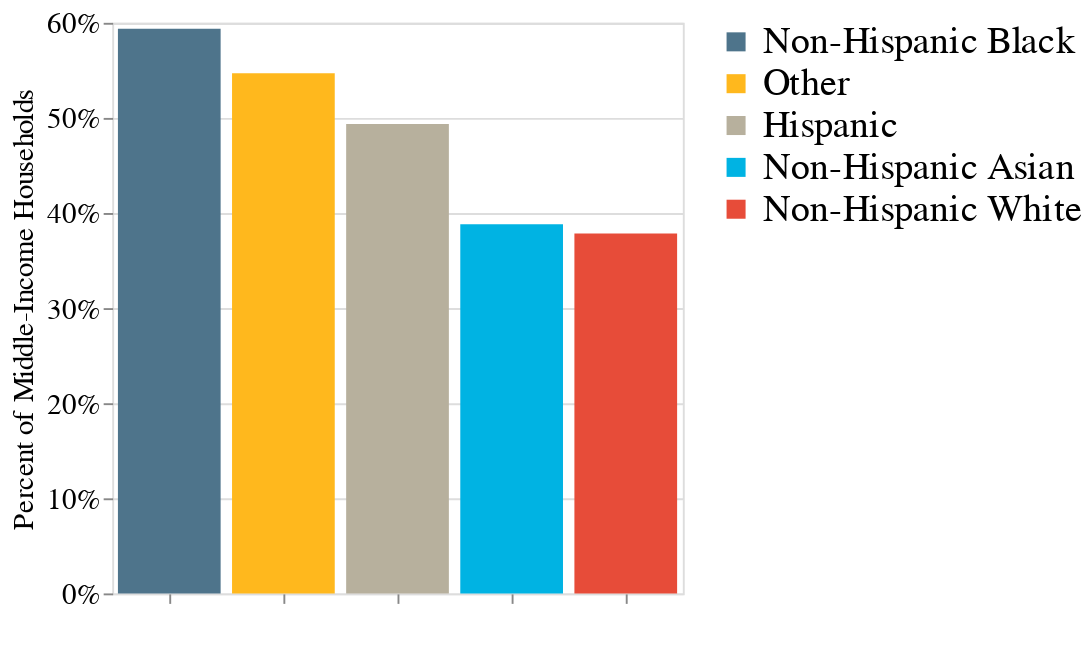

The cell this chart's notebook holds for it:
### Code cell
merged_AMI_mid_renter["percentage_for_chart"] = merged_AMI_mid_renter["percentage"]/100
alt.Chart(merged_AMI_mid_renter).mark_bar().encode(
    alt.X('Race_Coded:O',title=" ",sort="-y",axis=alt.Axis( labelAngle=-45,labels=False)),
    alt.Y('percentage_for_chart',title=["Percent of Middle-Income Households"],
          axis=alt.Axis(format='%')),
    color=alt.Color('Race_Coded:O',title="",scale=alt.Scale(domain=[
                        "Non-Hispanic Black","Other","Hispanic",
                        "Non-Hispanic Asian",
                        "Non-Hispanic White"],range=["#4E748B","#FFB81D",
"#B7B09D","#00B3E3","#E74C39"]))).configure_legend(direction="vertical",labelLimit= 0,titleLimit=0,titleFontSize=18,
labelFontSize=20,labelFont="Georgia",
titleFont="Georgia").configure_axis(domain=False,labelFont='Georgia',titleFont='Georgia',
titleFontWeight="normal",labelFontSize=15,titleFontSize=15).properties(width=300)

### Figure 1 — Vega-Lite specification as saved in the notebook (floating-point values rounded to 4 significant figures)
{"$schema": "https://vega.github.io/schema/vega-lite/v4.17.0.json", "config": {"axis": {"domain": false, "labelFont": "Georgia", "labelFontSize": 15, "titleFont": "Georgia", "titleFontSize": 15, "titleFontWeight": "normal"}, "legend": {"direction": "vertical", "labelFont": "Georgia", "labelFontSize": 20, "labelLimit": 0, "titleFont": "Georgia", "titleFontSize": 18, "titleLimit": 0}, "view": {"continuousHeight": 300, "continuousWidth": 400}}, "data": {"name": "data-aeacec0282aafd8faea91c5f2f18274e"}, "datasets": {"data-aeacec0282aafd8faea91c5f2f18274e": [{"Race_Coded": "Hispanic", "percentage": 49.37, "percentage_for_chart": 0.4937, "tenure": "Rented"}, {"Race_Coded": "Non-Hispanic Asian", "percentage": 38.82, "percentage_for_chart": 0.3882, "tenure": "Rented"}, {"Race_Coded": "Non-Hispanic Black", "percentage": 59.39, "percentage_for_chart": 0.5939, "tenure": "Rented"}, {"Race_Coded": "Non-Hispanic White", "percentage": 37.86, "percentage_for_chart": 0.3786, "tenure": "Rented"}, {"Race_Coded": "Other", "percentage": 54.7, "percentage_for_chart": 0.547, "tenure": "Rented"}]}, "encoding": {"color": {"field": "Race_Coded", "scale": {"domain": ["Non-Hispanic Black", "Other", "Hispanic", "Non-Hispanic Asian", "Non-Hispanic White"], "range": ["#4E748B", "#FFB81D", "#B7B09D", "#00B3E3", "#E74C39"]}, "title": "", "type": "ordinal"}, "x": {"axis": {"labelAngle": -45, "labels": false}, "field": "Race_Coded", "sort": "-y", "title": " ", "type": "ordinal"}, "y": {"axis": {"format": "%"}, "field": "percentage_for_chart", "title": ["Percent of Middle-Income Households"], "type": "quantitative"}}, "mark": "bar", "width": 300}
